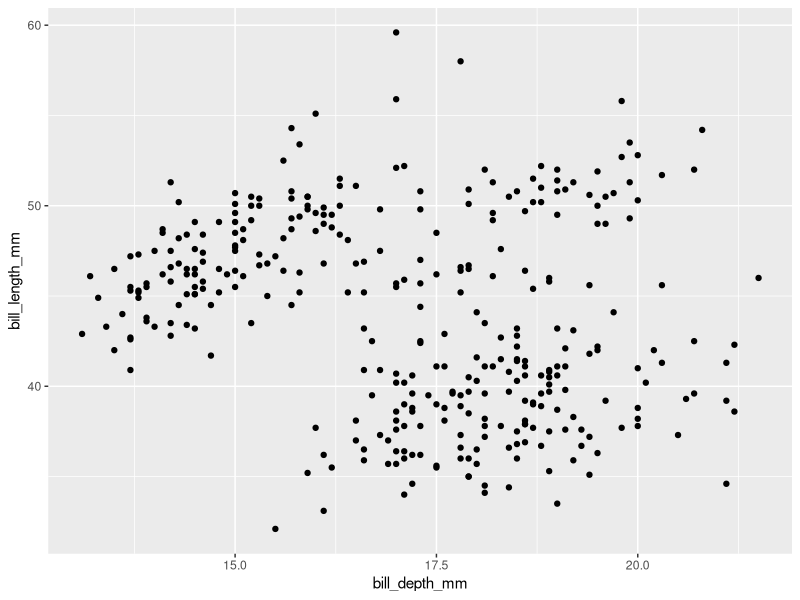
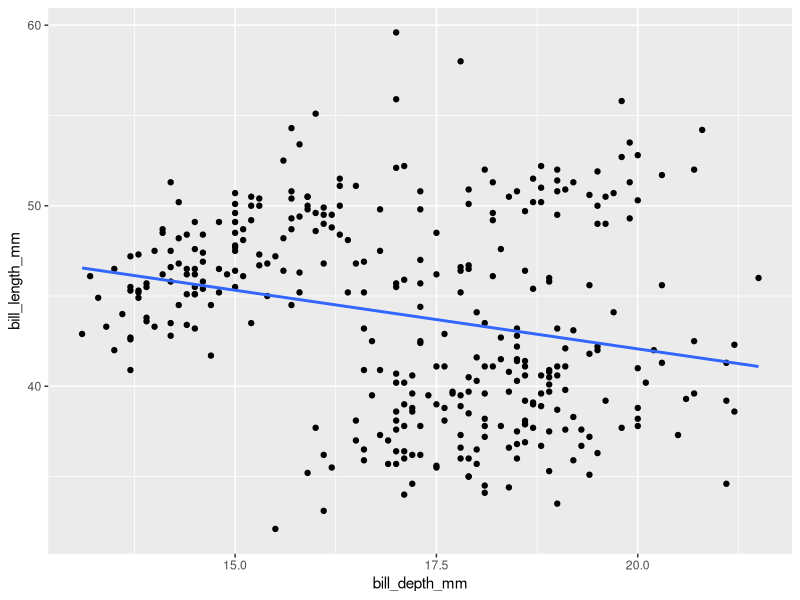
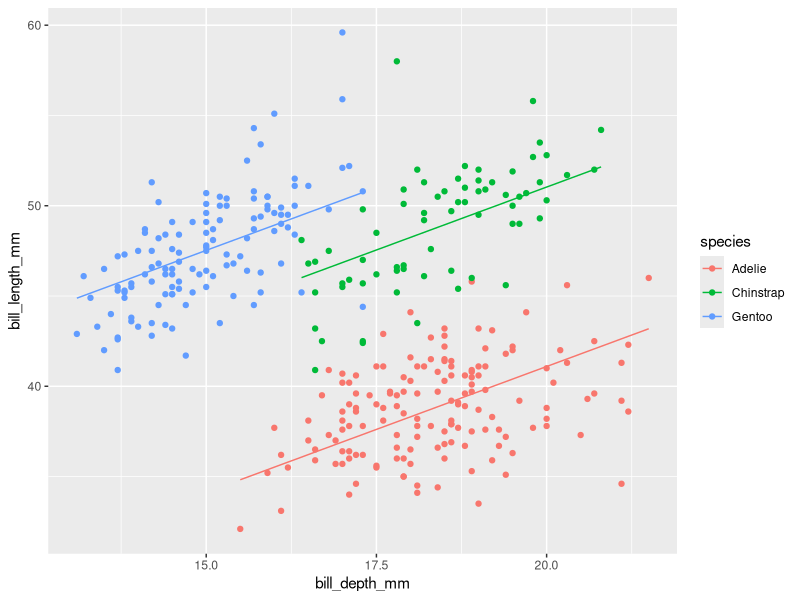
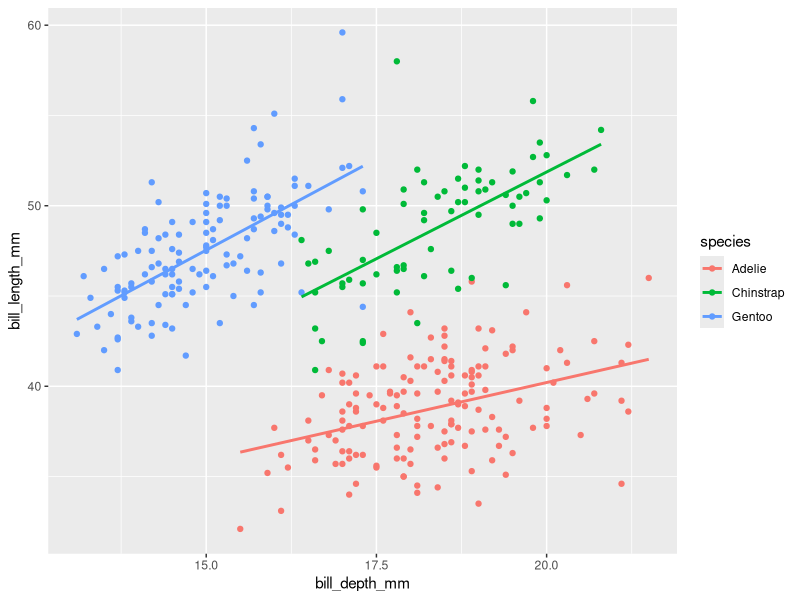

The R script that drew these images, in order:
## ---- chunk 1
library(tidyverse);  
library(palmerpenguins); # https://allisonhorst.github.io/palmerpenguins/articles/intro.html
# https://education.rstudio.com/blog/2020/07/palmerpenguins-cran/
## ---- chunk 2
# Let's take a first look at the data
glimpse(penguins);
## ---- chunk 3
# First step let's look at the association between bill depth and bill length
penguins %>% ggplot(aes(x=bill_depth_mm, y=bill_length_mm)) +
  geom_point()

# Let's get rid of the warning
penguins_clean <- penguins %>% filter(!is.na(bill_depth_mm) & !is.na(bill_length_mm))

# Now we can fit a linear regression model to start exploring this association more deeply
penguins_clean %>% ggplot(aes(x=bill_depth_mm, y=bill_length_mm)) +
  geom_point() +
  geom_smooth(method="lm", se=FALSE)

model1 <- lm(bill_length_mm ~ bill_depth_mm, data=penguins_clean)
summary(model1)$coefficients
## ---- chunk 4
#glimpse(penguins_clean)

# New variable to add to the model: species
model2 <- lm(bill_length_mm ~ bill_depth_mm + species, data=penguins_clean)
summary(model2)$coefficients

# Here Adelie is the baseline because it doesn't appear in the summary table
# If we have a categorical variable with M levels, we'll need to create M-1 indicator variables to represent it
# xi2 = I(penguin i is Chinstrap)
# xi3 = I(penguin i is Gentoo)
# So Adelies will have x2=x3=0; Chinstrap will have x2=1 and x3=0 and Gentoo will have x2=0 and x3=1
library(broom)
penguins_clean %>% ggplot(aes(x=bill_depth_mm, y=bill_length_mm, color=species)) +
  geom_point() +
  geom_line(data=augment(model2), aes(y=.fitted))


# What about an interaction term?
model3 <- lm(bill_length_mm ~ bill_depth_mm * species, data=penguins_clean)
summary(model3)$coefficients

penguins_clean %>% ggplot(aes(x=bill_depth_mm, y=bill_length_mm, color=species)) +
  geom_point() +
  geom_smooth(method="lm", se=FALSE)

# To make a prediction about the bill length of a Chinstrap penguin with bill depth of 17mm
predict(model3, newdata = tibble(bill_depth_mm=17, species="Chinstrap"))

## ---- chunk 5
# Set up
set.seed(17); 
n <- nrow(penguins_clean)
training_indices <- sample(1:n, size=round(0.8*n))

penguins_clean <- penguins_clean %>% rowid_to_column() # adds a new ID column

# Create training dataset
train <- penguins_clean %>% filter(rowid %in% training_indices)
y_train <- train$bill_length_mm;

# Testing dataset includes all observations NOT in the training data
test <- penguins_clean %>% filter(!rowid %in% training_indices)
y_test <- test$bill_length_mm;

# Fit models to training data
modA_train <- lm(bill_length_mm ~ bill_depth_mm,           data = train)
modB_train <- lm(bill_length_mm ~ bill_depth_mm + species, data = train)
modC_train <- lm(bill_length_mm ~ bill_depth_mm * species, data = train)


# Make predictions for testing data using training model
yhat_modA_test <- predict(modA_train, newdata = test)
yhat_modB_test <- predict(modB_train, newdata = test)
yhat_modC_test <- predict(modC_train, newdata = test)


# Make predictions for training data using training model
yhat_modA_train <- predict(modA_train, newdata = train)
yhat_modB_train <- predict(modB_train, newdata = train)
yhat_modC_train <- predict(modC_train, newdata = train)


# Calculate RMSE for testing data
modA_test_RMSE <- sqrt(sum((y_test - yhat_modA_test)^2) / nrow(test))
modB_test_RMSE <- sqrt(sum((y_test - yhat_modB_test)^2) / nrow(test))
modC_test_RMSE <- sqrt(sum((y_test - yhat_modC_test)^2) / nrow(test))

# Calculate RMSE for training data
modA_train_RMSE <- sqrt(sum((y_train - yhat_modA_train)^2) / nrow(train))
modB_train_RMSE <- sqrt(sum((y_train - yhat_modB_train)^2) / nrow(train))
modC_train_RMSE <- sqrt(sum((y_train - yhat_modC_train)^2) / nrow(train))

mytable <- tibble(Model = c("A","B","C"),
       RMSE_testdata = c(modA_test_RMSE, modB_test_RMSE, modC_test_RMSE),
       RMSE_traindata = c(modA_train_RMSE, modB_train_RMSE, modC_train_RMSE),
       ratio_of_RMSEs = RMSE_testdata / RMSE_traindata)

library(knitr)
knitr::kable(mytable)
## ---- chunk 6
# Can we use sample_n() to create training and testing data

train2 <- penguins_clean %>% sample_n(size=0.8*n)
test2 <- penguins_clean %>% filter(!(rowid %in% train2$rowid))


model4 <- lm(bill_length_mm ~ bill_depth_mm + flipper_length_mm, data=penguins_clean)
summary(model4)$coefficients

data2 <- tibble(bill_depth_mm=15, species="Adelie")
predict(model2, newdata=data2)
